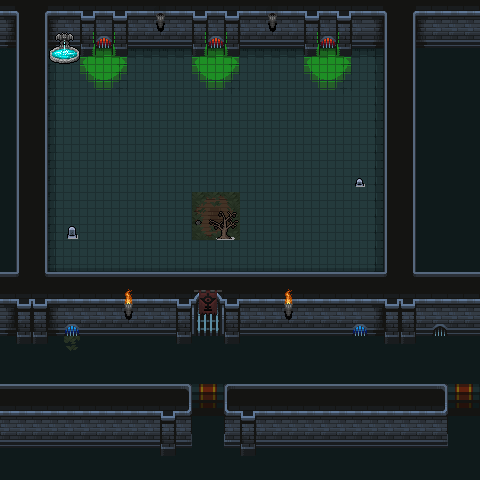

Rendered tile map (Tiled .tmx) drawn with the repository's tilesets; below, a short description and the map source with its tile grids summarised:
An orthogonal 30x30 tile map with 16x16 px tiles, 4 tile layers (Background, Ground, Walls, Overlay), 4 tilesets and 3 objects.

<map version="1.10" tiledversion="1.11.2" orientation="orthogonal" renderorder="right-down" width="30" height="30" tilewidth="16" tileheight="16" infinite="0" nextlayerid="7" nextobjectid="80">
 <editorsettings>
  <export format="tmx" />
 </editorsettings>
 <properties>
  <property name="preventEscape" type="bool" value="true" />
 </properties>
 <tileset firstgid="1" source="../../../tileset/main.tsx" />
 <tileset firstgid="10113" source="../../../tileset/buildings.tsx" />
 <tileset firstgid="11905" source="../../../tileset/inn_dungeon_floor.tsx" />
 <tileset firstgid="12530" source="../../../tileset/INN_dungen_crawler_tileset.tsx" />
 <layer id="1" name="Background" width="30" height="30">
  <data>[900 cells, 900 non-empty, 10 distinct tile ids]</data>
 </layer>
 <layer id="2" name="Ground" width="30" height="30">
  <data>[900 cells, 112 non-empty, 19 distinct tile ids]</data>
 </layer>
 <layer id="3" name="Walls" width="30" height="30">
  <properties>
   <property name="spriteLayer" type="bool" value="true" />
  </properties>
  <data>[900 cells, 401 non-empty, 56 distinct tile ids]</data>
 </layer>
 <layer id="5" name="Overlay" width="30" height="30">
  <data>[900 cells, 32 non-empty, 24 distinct tile ids]</data>
 </layer>
 <objectgroup id="4" name="Objects">
  <object id="69" template="../../../obj/enemy.tx" gid="2147495067" x="208" y="224">
   <properties>
    <property name="dialog">[{
  "text":"Hello, planeswalker {var=player_name}, welcome to my abode",
  "options":[
    {
	  "name":"Why am I here",      
	  "condition":[ { "checkQuestFlag": "mainQuest" ,"not":true} ],    
	  "text":"You are on a plane called Innistrad, a realm of equal parts horror and joy; darkness and light. Where the shadows cling like a thick morning dew... You are here, because you alone could see through the shadows and found my beacon...",
	  "options":[
		{      
		  "name":"Why does this look like a jail?",
		  "text":"Like you, I am imprisoned here. However, unlike myself, I have the power to grant you free travel to and from my... Home... And the point of my beacon.",
		  "options":[
			{
			  "name":"Continue",
				"text":"Innistrad is in turmoil... Its soul is twisting, and it has forgotten itself... Time and memory are inter-mixed, and the people are forgetting what once was... Find the lost moments in time, bring them back to the fore, and you may find the key to free yourself.",
				"options":[
				{
					"name":"What does that mean?",
					"text":"You will need to discover that for yourself... But first, take this rune. You can use it anytime to return here. Be careful, planeswalker, few gifts on Innistrad come without cost.",
					"action":[{"addItem":"Colorless rune"}],
					"options":[
					{
						"name":"Continue",
  						"text":"I have something else for you, {var=player_name}. Take these coins, but do not spend them with simple merchants.",
  						"condition":[{ "checkCharacterFlag": "freeChallengeCoins" ,"not":true} ],    
  						"options":[{
							"action": [{"grantRewards":[{"type":"item", "count": 1, "itemName": "Challenge Coin"}, {"type":"item", "count": 2, "itemName": "Silver Challenge Coin"}, {"type":"item", "count": 3, "itemName": "Bronze Challenge Coin"}]}, {"setCharacterFlag": {"key":"freeChallengeCoins", "val": 1}}],
							"name":"What are they, then? What are they for?",
							"text":"These are Challenge Coins. As Innistrad has frayed, points of power have formed. Allowing mages to come together and hold grand tournaments while the energy is strong. These coins will grant you entry to such contests, and the prizes available can help you on your journey.",
							"options":[{"name":"Where are these contests?",
								"text": "Show the coins to innkeepers. If there is a point of power in the town, the innkeeper will direct you to it and its contest.",
								"options":[{ 
									"name":"Thank you",
									"text":"I will now re-open the portal you came through. So that you may return to Innistrad, where you can seek to find freedom from your imprisonment... Good luck",
									"options":[
									{
										"name":"(Leave)",
										"action": [{"setQuestFlag": {"key":"mainQuest", "val": 1}, "activateMapObject": 78}]
									}]
								}]
							}]
						}]
					},
					{ 
						"name":"Thank you",
						"text":"I will now re-open the portal you came through. So that you may return to Innistrad, where you can seek to find freedom from your imprisonment... Good luck",
						"condition":[{ "checkCharacterFlag": "freeChallengeCoins"} ],  
						"options":[
						{
							"name":"(Leave)",
							"action": [{"setQuestFlag": {"key":"mainQuest", "val": 1}, "activateMapObject": 78}]
						}]
					}]
				}]
			}]
		} 
	  ]
	},
    { "name":"Bye" }
  ]
},
{
  "text":"I have something else for you, {var=player_name}. Take these coins, but do not spend them with simple merchants.",
  "condition":[ { "checkQuestFlag": "mainQuest"}, { "checkCharacterFlag": "freeChallengeCoins" ,"not":true} ],    
  "options":[{
	"action": [{"grantRewards":[{"type":"item", "count": 1, "itemName": "Challenge Coin"}, {"type":"item", "count": 2, "itemName": "Silver Challenge Coin"}, {"type":"item", "count": 3, "itemName": "Bronze Challenge Coin"}]}, {"setCharacterFlag": {"key":"freeChallengeCoins", "val": 1}}],
	"name":"What are they, then? What are they for?",
	"text":"These are Challenge Coins. As Innistrad has frayed, points of power have formed. Allowing mages to come together and hold grand tournaments while the energy is strong. These coins will grant you entry to such contests, and the prizes available can help you on your journey.",
	"options":[{"name":"Where are these contests?",
		"text": "Show the coins to innkeepers. If there is a point of power in the town, the innkeeper will direct you to it and its contest.",
		"options":[{"name":"Thank you. (Leave)"}]
	}]
  }]
}]</property>
    <property name="enemy" value="Cloaked Old Man" />
   </properties>
  </object>
  <object id="70" template="../../../obj/entry_down.tx" x="207.5" y="97">
   <properties>
    <property name="noExit" type="bool" value="true" />
   </properties>
  </object>
  <object id="78" template="../../../obj/portal.tx" x="207" y="81">
   <properties>
    <property name="activeQuestFlag" value="mainQuest" />
    <property name="portalState" value="closed" />
    <property name="sprite" value="sprites/portal3.atlas" />
    <property name="teleport" value="" />
   </properties>
  </object>
 </objectgroup>
</map>
